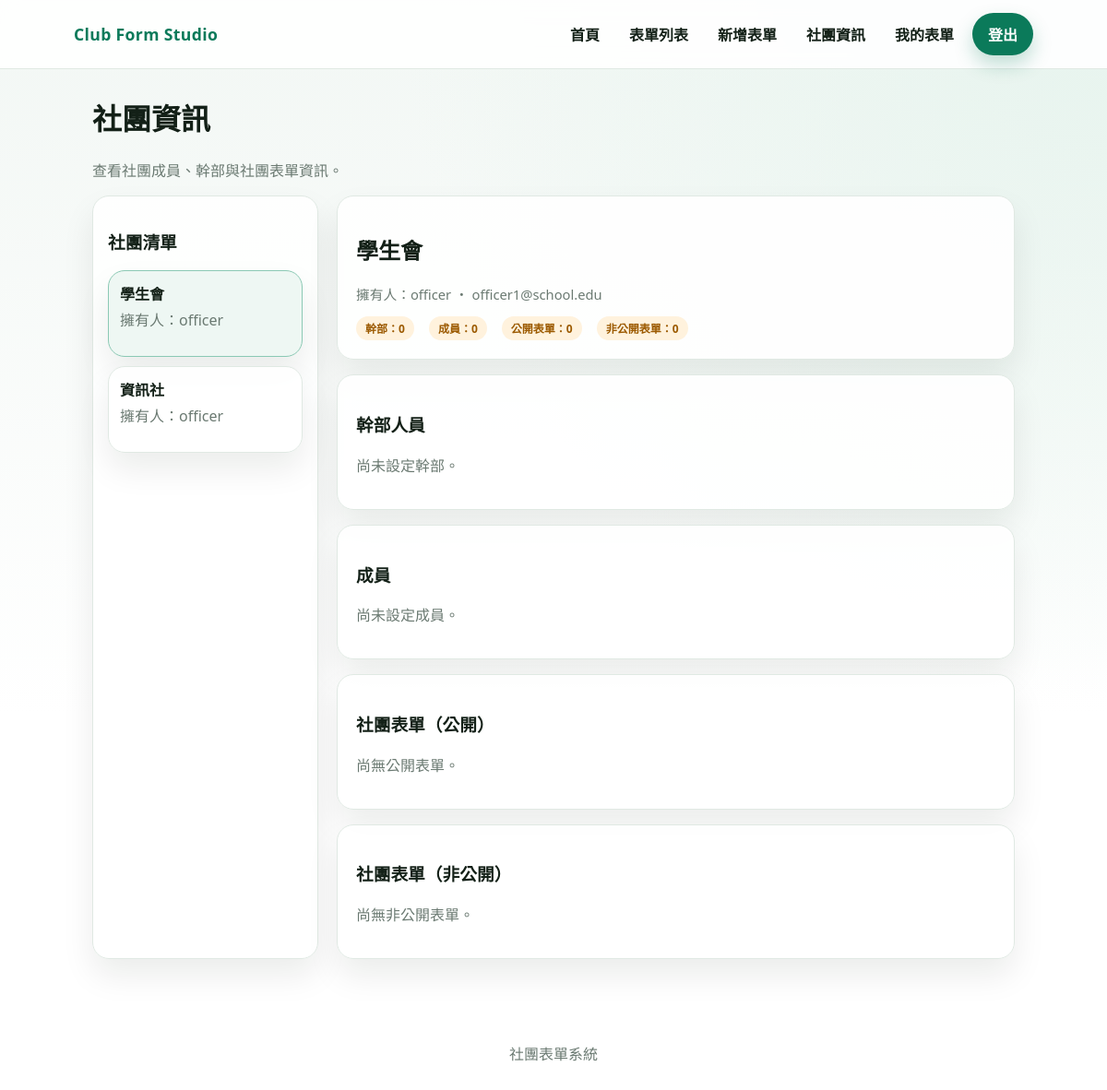
Before: /clubs/manage.php (signed in) with the older database file.
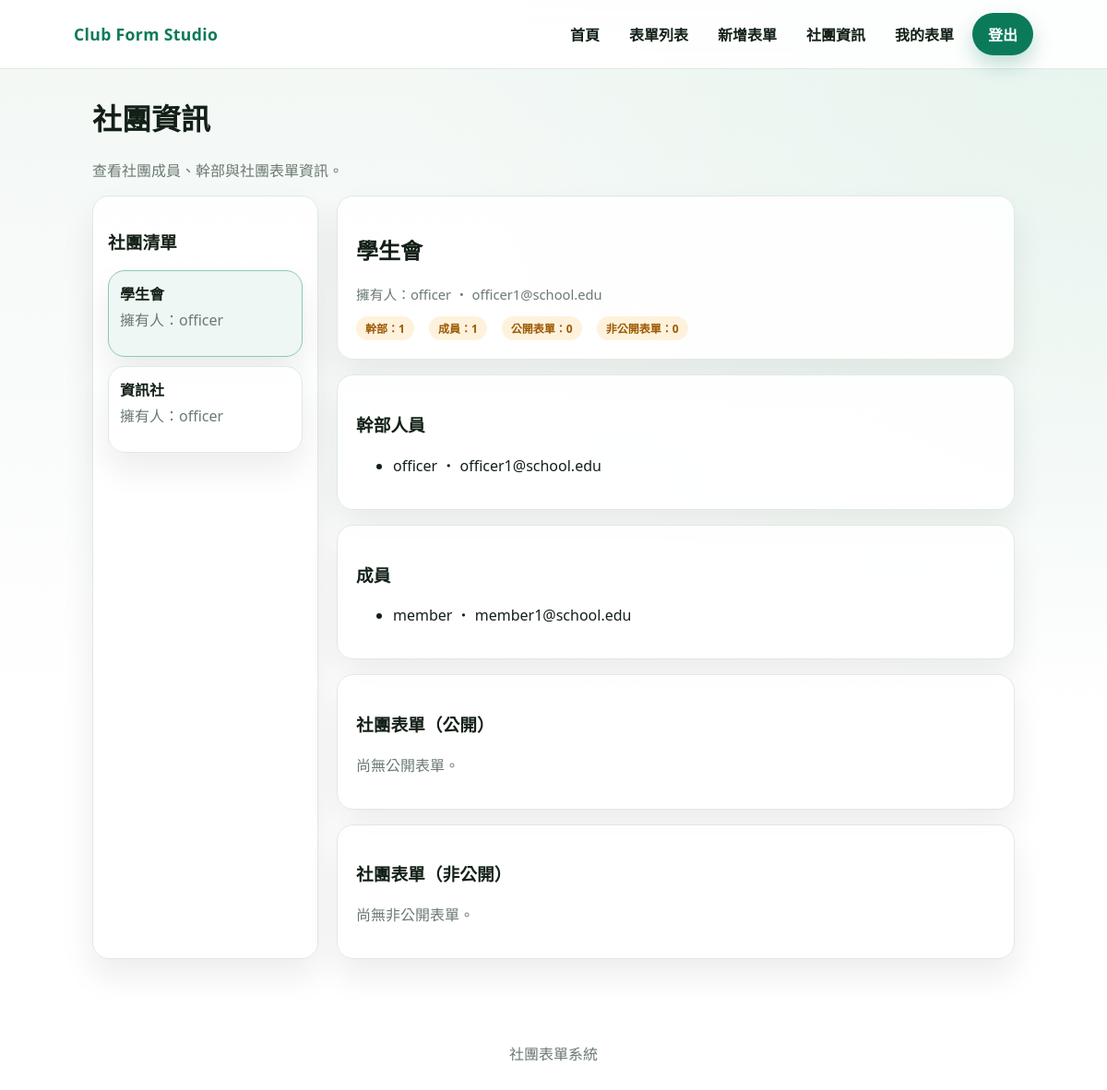
After: the same page with the newer database file.
### tables this page shows
CREATE TABLE clubs (
    id INT PRIMARY KEY AUTO_INCREMENT,
    name VARCHAR(100) UNIQUE NOT NULL,
    owner_user_id INT NOT NULL COMMENT '社團持有人（建立者）',
    created_at TIMESTAMP DEFAULT CURRENT_TIMESTAMP,
    updated_at TIMESTAMP DEFAULT CURRENT_TIMESTAMP ON UPDATE CURRENT_TIMESTAMP,
    FOREIGN KEY (owner_user_id) REFERENCES users(id) ON DELETE RESTRICT,
    INDEX idx_owner (owner_user_id)
);

CREATE TABLE users (
    id INT PRIMARY KEY AUTO_INCREMENT,
    username VARCHAR(50) UNIQUE NOT NULL,
    password VARCHAR(255) NOT NULL,
    email VARCHAR(100) UNIQUE NOT NULL,
    role ENUM('member', 'owner', 'club_officer', 'admin') DEFAULT 'member' COMMENT '系統身份，社團角色請見 club_memberships',
    created_at TIMESTAMP DEFAULT CURRENT_TIMESTAMP,
    updated_at TIMESTAMP DEFAULT CURRENT_TIMESTAMP ON UPDATE CURRENT_TIMESTAMP
);

CREATE TABLE club_memberships (
    id INT PRIMARY KEY AUTO_INCREMENT,
    user_id INT NOT NULL,
    club_id INT NOT NULL,
    role ENUM('member', 'owner', 'club_officer') NOT NULL COMMENT 'member: 成員, owner: 幹部, club_officer: 持有人',
    created_at TIMESTAMP DEFAULT CURRENT_TIMESTAMP,
    FOREIGN KEY (user_id) REFERENCES users(id) ON DELETE CASCADE,
    FOREIGN KEY (club_id) REFERENCES clubs(id) ON DELETE CASCADE,
    UNIQUE KEY uniq_membership (user_id, club_id),
    INDEX idx_club (club_id),
    INDEX idx_role (role)
);

### clubs/manage.php (the view, shortened to what the changed rows need)
<?php
$user_raw = isset($_SESSION['user']) ? $_SESSION['user'] : null;
$errors = [];
$is_admin = false;
$clubs = [];
$club = null;
$members = [];
$officers = [];
$public_forms = [];
$private_forms = [];
$selected_id = isset($_GET['id']) ? (int) $_GET['id'] : 0;
try {
	$pdo = get_db();
	$user_stmt = $pdo->prepare('SELECT id, username, role FROM users WHERE username = :u LIMIT 1');
	$user_stmt->execute([':u' => $user_raw]);
	$current_user = $user_stmt->fetch();
	if (!$current_user) {
		$errors[] = '找不到登入帳號資料。';
	} else {
		$is_admin = ($current_user['role'] === 'admin');
	}
	if (empty($errors)) {
		if ($is_admin) {
			$clubs = $pdo->query('SELECT c.id, c.name, u.username AS owner_name FROM clubs c JOIN users u ON u.id = c.owner_user_id ORDER BY c.name ASC')->fetchAll();
		}
	}
	if (empty($clubs)) {
		$errors[] = $is_admin ? '尚未建立任何社團。' : '你尚未加入任何社團。';
	} else {
		if ($selected_id === 0) {
			$selected_id = (int) $clubs[0]['id'];
		} else {
			$allowed_ids = array_map('intval', array_column($clubs, 'id'));
			if (!in_array($selected_id, $allowed_ids, true)) {
				$selected_id = (int) $clubs[0]['id'];
			}
		}
		$stmt = $pdo->prepare('SELECT c.id, c.name, c.owner_user_id, u.username AS owner_name, u.email AS owner_email FROM clubs c JOIN users u ON u.id = c.owner_user_id WHERE c.id = :id LIMIT 1');
		$stmt->execute([':id' => $selected_id]);
		$club = $stmt->fetch();
		if (!$club) {
			$errors[] = '找不到指定的社團。';
		} else {
			$member_stmt = $pdo->prepare('SELECT u.username, u.email, m.role FROM club_memberships m JOIN users u ON u.id = m.user_id WHERE m.club_id = :club ORDER BY m.role DESC, u.username ASC');
			$member_stmt->execute([':club' => $club['id']]);
			$members_all = $member_stmt->fetchAll();
			foreach ($members_all as $member) {
				if (in_array($member['role'], ['owner', 'club_officer'], true)) {
					$officers[] = $member;
				} elseif ($member['role'] === 'member') {
					$members[] = $member;
				}
			}
		}
	}
} catch (Throwable $e) {
	$errors[] = '資料庫讀取失敗，請稍後再試。';
}
?>
<!doctype html>
<html lang="zh-Hant">
	<head>
		<link rel="stylesheet" href="/group_41/css/app.css" />
	</head>
	<body>
		<main class="section">
			<div class="container">
				<h1>社團資訊</h1>
				<?php if (!empty($errors)) : ?>
					<div class="error">
						<ul>
							<?php foreach ($errors as $e) : ?>
								<li><?php echo htmlspecialchars($e); ?></li>
							<?php endforeach; ?>
						</ul>
					</div>
					<?php if (!$is_admin && in_array('你尚未加入任何社團。', $errors, true)) : ?>
						<div class="panel" style="padding: 20px">
							<p class="muted">你目前沒有綁定社團，可請管理員協助設定，或重新註冊並建立/加入社團。</p>
							<div style="margin-top: 12px; display: flex; gap: 8px; flex-wrap: wrap">
								<a class="btn btn-primary" href="/group_41/register.php">建立/加入社團</a>
								<a class="btn btn-ghost" href="/group_41/index.php">回首頁</a>
							</div>
						</div>
					<?php endif; ?>
				<?php else : ?>
					<div style="display: grid; gap: 20px; grid-template-columns: minmax(220px, 1fr) minmax(0, 3fr)">
						<div class="panel" style="padding: 16px">
							<h3>社團清單</h3>
							<div style="display: grid; gap: 10px; margin-top: 12px">
								<?php foreach ($clubs as $item) : ?>
									<?php $active = ($club && $club['id'] == $item['id']); ?>
									<a
										href="/group_41/clubs/manage.php?id=<?php echo (int) $item['id']; ?>"
										class="panel"
										style="padding: 12px; border-color: <?php echo $active ? '#8bc9b4' : '#e0e9e3'; ?>; background: <?php echo $active ? '#eef7f3' : 'rgba(255,255,255,0.9)'; ?>"
									>
										<strong><?php echo htmlspecialchars($item['name']); ?></strong>
										<p class="muted" style="margin-top: 4px">擁有人：<?php echo htmlspecialchars($item['owner_name']); ?></p>
									</a>
								<?php endforeach; ?>
							</div>
						</div>
						<div style="display: grid; gap: 16px">
							<div class="panel" style="padding: 20px">
								<h2><?php echo htmlspecialchars($club['name']); ?></h2>
								<p class="meta">擁有人：<?php echo htmlspecialchars($club['owner_name']); ?><?php echo $club['owner_email'] ? ' ・ ' . htmlspecialchars($club['owner_email']) : ''; ?></p>
								<div style="display: flex; gap: 16px; flex-wrap: wrap; margin-top: 12px">
									<span class="pill">幹部：<?php echo number_format(count($officers)); ?></span>
									<span class="pill">成員：<?php echo number_format(count($members)); ?></span>
									<span class="pill">公開表單：<?php echo number_format(count($public_forms)); ?></span>
									<span class="pill">非公開表單：<?php echo number_format(count($private_forms)); ?></span>
								</div>
							</div>
							<div class="panel" style="padding: 20px">
								<h3>幹部人員</h3>
								<?php if (empty($officers)) : ?>
									<p class="muted">尚未設定幹部。</p>
								<?php else : ?>
									<ul>
										<?php foreach ($officers as $officer) : ?>
											<li><?php echo htmlspecialchars($officer['username']); ?><?php echo $officer['email'] ? ' ・ ' . htmlspecialchars($officer['email']) : ''; ?></li>
										<?php endforeach; ?>
									</ul>
								<?php endif; ?>
							</div>
							<div class="panel" style="padding: 20px">
								<h3>成員</h3>
								<?php if (empty($members)) : ?>
									<p class="muted">尚未設定成員。</p>
								<?php else : ?>
									<ul>
										<?php foreach ($members as $member) : ?>
											<li><?php echo htmlspecialchars($member['username']); ?><?php echo $member['email'] ? ' ・ ' . htmlspecialchars($member['email']) : ''; ?></li>
										<?php endforeach; ?>
									</ul>
								<?php endif; ?>
							</div>
							<div class="panel" style="padding: 20px">
								<h3>社團表單（公開）</h3>
								<?php if (empty($public_forms)) : ?>
									<p class="muted">尚無公開表單。</p>
								<?php endif; ?>
							</div>
							<div class="panel" style="padding: 20px">
								<h3>社團表單（非公開）</h3>
								<?php if (empty($private_forms)) : ?>
									<p class="muted">尚無非公開表單。</p>
								<?php endif; ?>
							</div>
						</div>
					</div>
				<?php endif; ?>
			</div>
		</main>
	</body>
</html>
<?php
exit();

Changed rows visible on the page:
added club_memberships: user.username "officer", user.email "officer1@school.edu", shown under "幹部人員"
added club_memberships: user.username "member", user.email "member1@school.edu", shown under "成員"
Other visible differences:
count($officers): "0" → "1"
count($members): "0" → "1"
text no longer shown: "尚未設定幹部。 尚未設定成員。"
